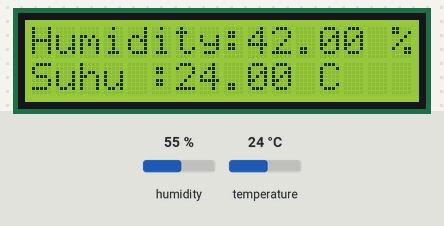
Simulated run of this sketch. Board: Arduino Uno, built with avr-gcc and run on an emulated ATmega328P. Parts: 16×2 character LCD. Inputs (shaded band) come from the test bench; at power-on: humidity 55 %, temperature 24 °C. What the sketch prints to the serial monitor is not drawn.

Above: at 3.3 s.
3.4 s: humidity set to 22 %
At 5.5 s:
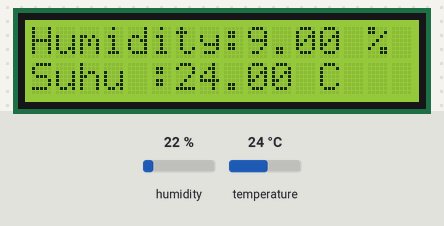
6.1 s: temperature set to 12 °C
At 7.1 s:
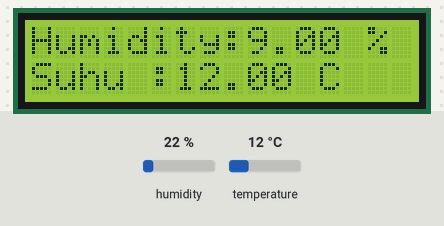
8.8 s: humidity set to 40 %
At 11.5 s:
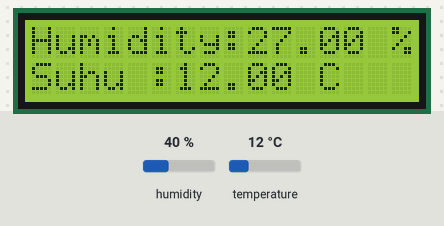
11.8 s: temperature set to 19 °C
At 13.5 s:
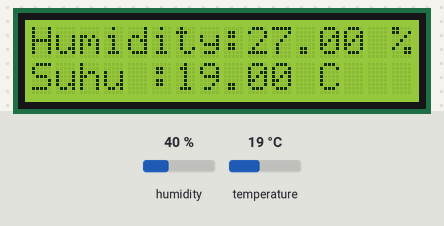
Timing chart, 0 to 15.0 s (numbered marks = the images above; inputs shaded):
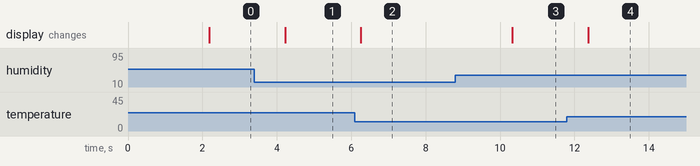

Measured:
- after the input at 3.4 s, the display: changes after 0.82 s (image 1)
- after the input at 6.1 s, the display: changes after 0.16 s (image 2)
- after the input at 8.8 s, the display: changes after 1.5 s (image 3)
- after the input at 11.8 s, the display: changes after 0.57 s (image 4)

The sketch:

dht22.ino
```cpp
#include <DHT.h>;
#include <Wire.h>
#include <LiquidCrystal_I2C.h>

//Constants
#define DHTPIN 2     // what pin we're connected to
#define DHTTYPE DHT22   // DHT 22  (AM2302)
DHT dht(DHTPIN, DHTTYPE); //// Initialize DHT sensor for normal 16mhz Arduino
LiquidCrystal_I2C lcd(0x27,16,2);

//Variables
int chk;
float hum;  //Stores humidity value
float temp; //Stores temperature value

void setup()
{
    Serial.begin(9600);
  dht.begin();
  lcd.init();                      // initialize the lcd
  lcd.init();
  // Print a message to the LCD.
  lcd.backlight();
  lcd.setCursor(1,0);
  lcd.print("Sugi Rivierio");
  lcd.setCursor(5,1);
  lcd.print("WELCOME");
  delay(2000);
}

void loop()
{
    //Read data and store it to variables hum and temp
    hum = dht.readHumidity();
    temp= dht.readTemperature();
    //Print temp and humidity values to serial monitor
    Serial.print("Humidity: ");
    Serial.print(hum);
    Serial.print(" %, Temp: ");
    Serial.print(temp);
    Serial.println(" Celsius");

     lcd.clear();               //clear the lcd and print in a certain position
     lcd.setCursor(0,0);
     lcd.print("Humidity:");
     lcd.print(hum-13);
     lcd.print(" %");
     lcd.setCursor(0,1);
     lcd.print("Suhu :");
     lcd.print(temp);
     lcd.print(" C");

    delay(2000); //Delay 2 sec.
}
```
